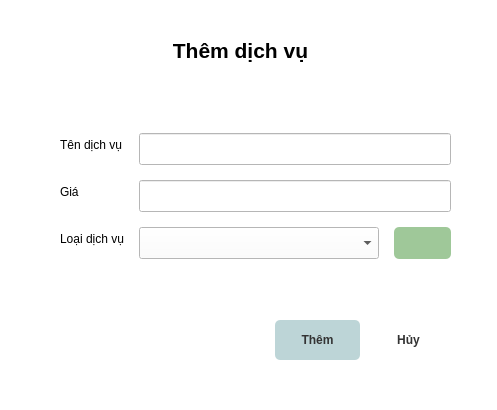
<?xml version="1.0" encoding="UTF-8"?>
<ui version="4.0">
 <class>add_service_dialog</class>
 <widget class="QDialog" name="add_service_dialog">
  <property name="geometry">
   <rect>
    <x>0</x>
    <y>0</y>
    <width>497</width>
    <height>410</height>
   </rect>
  </property>
  <property name="windowTitle">
   <string>Dialog</string>
  </property>
  <property name="styleSheet">
   <string notr="true">background-color: rgb(255, 255, 255);</string>
  </property>
  <widget class="QLabel" name="label">
   <property name="geometry">
    <rect>
     <x>140</x>
     <y>30</y>
     <width>201</width>
     <height>41</height>
    </rect>
   </property>
   <property name="font">
    <font>
     <pointsize>16</pointsize>
     <weight>75</weight>
     <bold>true</bold>
    </font>
   </property>
   <property name="text">
    <string>Thêm dịch vụ</string>
   </property>
   <property name="alignment">
    <set>Qt::AlignCenter</set>
   </property>
  </widget>
  <widget class="QWidget" name="formLayoutWidget">
   <property name="geometry">
    <rect>
     <x>60</x>
     <y>100</y>
     <width>391</width>
     <height>191</height>
    </rect>
   </property>
   <layout class="QFormLayout" name="formLayout">
    <property name="labelAlignment">
     <set>Qt::AlignLeading|Qt::AlignLeft|Qt::AlignVCenter</set>
    </property>
    <property name="formAlignment">
     <set>Qt::AlignLeading|Qt::AlignLeft|Qt::AlignVCenter</set>
    </property>
    <property name="horizontalSpacing">
     <number>15</number>
    </property>
    <property name="verticalSpacing">
     <number>15</number>
    </property>
    <item row="0" column="0">
     <widget class="QLabel" name="label_2">
      <property name="font">
       <font>
        <pointsize>9</pointsize>
       </font>
      </property>
      <property name="text">
       <string>Tên dịch vụ</string>
      </property>
     </widget>
    </item>
    <item row="0" column="1">
     <widget class="QLineEdit" name="txtTenDV">
      <property name="minimumSize">
       <size>
        <width>0</width>
        <height>32</height>
       </size>
      </property>
      <property name="font">
       <font>
        <pointsize>9</pointsize>
       </font>
      </property>
     </widget>
    </item>
    <item row="1" column="0">
     <widget class="QLabel" name="label_3">
      <property name="font">
       <font>
        <pointsize>9</pointsize>
       </font>
      </property>
      <property name="text">
       <string>Giá</string>
      </property>
     </widget>
    </item>
    <item row="1" column="1">
     <widget class="QLineEdit" name="txtGia">
      <property name="minimumSize">
       <size>
        <width>0</width>
        <height>32</height>
       </size>
      </property>
      <property name="font">
       <font>
        <pointsize>9</pointsize>
       </font>
      </property>
     </widget>
    </item>
    <item row="2" column="0">
     <widget class="QLabel" name="label_4">
      <property name="font">
       <font>
        <pointsize>9</pointsize>
       </font>
      </property>
      <property name="text">
       <string>Loại dịch vụ</string>
      </property>
     </widget>
    </item>
    <item row="2" column="1">
     <layout class="QHBoxLayout" name="horizontalLayout_3">
      <item>
       <widget class="QComboBox" name="cbLoaiDV">
        <property name="minimumSize">
         <size>
          <width>240</width>
          <height>32</height>
         </size>
        </property>
        <property name="font">
         <font>
          <pointsize>9</pointsize>
         </font>
        </property>
       </widget>
      </item>
      <item>
       <widget class="QPushButton" name="btnAddCategoryService">
        <property name="minimumSize">
         <size>
          <width>32</width>
          <height>32</height>
         </size>
        </property>
        <property name="font">
         <font>
          <pointsize>9</pointsize>
         </font>
        </property>
        <property name="cursor">
         <cursorShape>PointingHandCursor</cursorShape>
        </property>
        <property name="styleSheet">
         <string notr="true">background-color: #9FC899;
border-radius: 5px;
border: none;</string>
        </property>
        <property name="text">
         <string/>
        </property>
        <property name="icon">
         <iconset>
          <normaloff>../img/add.png</normaloff>../img/add.png</iconset>
        </property>
       </widget>
      </item>
     </layout>
    </item>
   </layout>
  </widget>
  <widget class="QWidget" name="horizontalLayoutWidget">
   <property name="geometry">
    <rect>
     <x>60</x>
     <y>310</y>
     <width>391</width>
     <height>61</height>
    </rect>
   </property>
   <layout class="QHBoxLayout" name="horizontalLayout">
    <item>
     <spacer name="horizontalSpacer">
      <property name="orientation">
       <enum>Qt::Horizontal</enum>
      </property>
      <property name="sizeHint" stdset="0">
       <size>
        <width>40</width>
        <height>20</height>
       </size>
      </property>
     </spacer>
    </item>
    <item>
     <widget class="QPushButton" name="btnSave">
      <property name="minimumSize">
       <size>
        <width>85</width>
        <height>40</height>
       </size>
      </property>
      <property name="font">
       <font>
        <pointsize>9</pointsize>
        <weight>75</weight>
        <bold>true</bold>
       </font>
      </property>
      <property name="cursor">
       <cursorShape>PointingHandCursor</cursorShape>
      </property>
      <property name="styleSheet">
       <string notr="true">background-color: #BDD5D7;
border: none;
border-radius: 5px;
color: #333</string>
      </property>
      <property name="text">
       <string>Thêm</string>
      </property>
     </widget>
    </item>
    <item>
     <widget class="QPushButton" name="btnCancel">
      <property name="minimumSize">
       <size>
        <width>85</width>
        <height>40</height>
       </size>
      </property>
      <property name="font">
       <font>
        <pointsize>9</pointsize>
        <weight>75</weight>
        <bold>true</bold>
       </font>
      </property>
      <property name="cursor">
       <cursorShape>PointingHandCursor</cursorShape>
      </property>
      <property name="styleSheet">
       <string notr="true">border-color: #9F9F9F;
border-radius: 5px;
color: #333;</string>
      </property>
      <property name="text">
       <string>Hủy</string>
      </property>
     </widget>
    </item>
   </layout>
  </widget>
 </widget>
 <resources/>
 <connections>
  <connection>
   <sender>btnCancel</sender>
   <signal>clicked()</signal>
   <receiver>add_service_dialog</receiver>
   <slot>exec()</slot>
   <hints>
    <hint type="sourcelabel">
     <x>395</x>
     <y>323</y>
    </hint>
    <hint type="destinationlabel">
     <x>476</x>
     <y>-15</y>
    </hint>
   </hints>
  </connection>
 </connections>
</ui>
